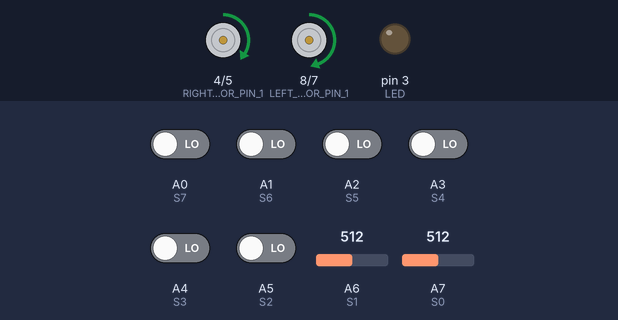
Recording of a program running on a simulated Arduino Nano, built with avr-gcc and run on an emulated ATmega328P. Shown: motor-driver pin pairs drawn as motors (green arrow = first pin HIGH = forward, orange = second pin HIGH = backward, longer = more drive, scaled by the enable pin), output pins drawn as LEDs (lit = HIGH). The test bench sets the inputs (shaded band); at power-on: A0 (S7), A1 (S6), A2 (S5), A3 (S4), A4 (S3), A5 (S2) LOW, A6 (S1) = 512, A7 (S0) = 512.

Above: at 1.2 s.
1.3 s: A6 (S1) set to 266
2.8 s: A6 (S1) set to 235
At 3.6 s:
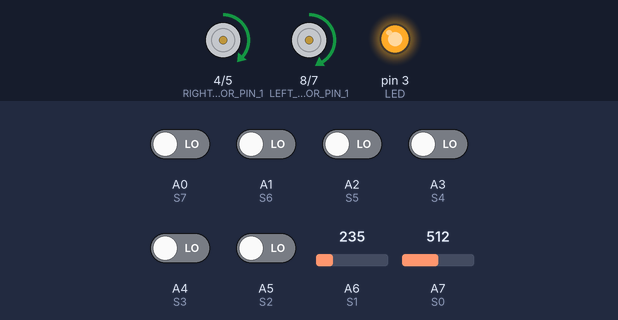
4.3 s: A7 (S0) set to 258
5.8 s: A7 (S0) set to 243
At 6.7 s:
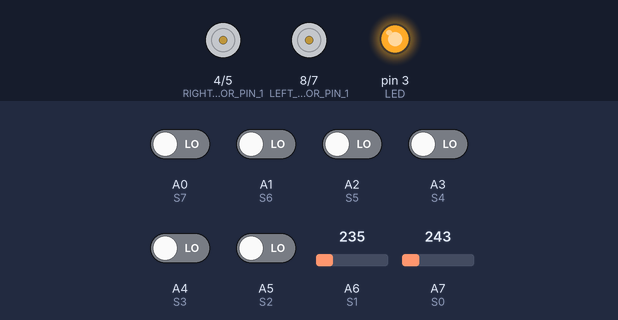
Timing chart, 0 to 8.4 s (numbered marks = the images above; inputs shaded):
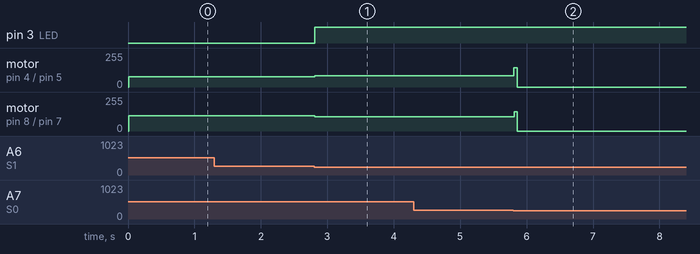

The program:

main.cpp
```cpp
#include <Arduino.h>
#include <stdint.h>
#include "motor_control.h"
#include "Config.h"

// --- Logic Definitions ---
#define WHITE_LINE_BLACK_TRACK 1
#define BLACK_LINE_WHITE_TRACK 0
#define SENSOR_COUNT 8
#define POSITIONAL_WEIGHT_W 100
#define LED 3 // Indicator LED pin

// --- Macros for Sensor Logic ---
#define ALL_SENSORS_DETECT_LINE_COLOR(R) (R == 0b11111111)
#define ALL_SENSORS_OUT_OF_LINE_COLOR(R) (R == 0b00000000)
#define MID_6_SENSORS_DETECT_LINE_COLOR(R) ((R & 0b01111110) == 0b01111110)

// --- Global Variables ---
int Kp = DEFAULT_KP;
int Ki = DEFAULT_KI;
int Kd = DEFAULT_KD;

int P = 0, I = 0, D = 0;
int previousError = 0;
int PID_value = 0;

int TrackType = BLACK_LINE_WHITE_TRACK;

// ================================================================
//               SENSOR PIN CONFIGURATION (READ CAREFULLY)
// ================================================================

/* --- FOR ARDUINO NANO USERS (DEFAULT) ---
   The Nano has 8 Analog pins (A0-A7). We use all of them.
   - S0 -> A7 (Analog Input Only)
   - S1 -> A6 (Analog Input Only)
   - S2-S7 -> A5-A0 (Digital Capable)
*/
int S0 = A7;
int S1 = A6;

/* --- FOR ARDUINO UNO USERS ---
   The Uno ONLY has A0-A5. Pins A6 and A7 DO NOT EXIST.
   You must move S0 and S1 to available Digital Pins.

   RECOMMENDED UNO WIRING:
   - Connect Sensor S0 to Digital Pin 2
   - Connect Sensor S1 to Digital Pin 10

   INSTRUCTIONS:
   1. Comment out the "Nano" lines above (int S0=A7...).
   2. Uncomment the "Uno" lines below:
*/

// int S0 = 2;   // <--- UNCOMMENT FOR UNO (Pin D2)
// int S1 = 10;  // <--- UNCOMMENT FOR UNO (Pin D10)

// ----------------------------------------------------------------

// Remaining sensors (Compatible with both Uno and Nano)
int S2 = A5;
int S3 = A4;
int S4 = A3;
int S5 = A2;
int S6 = A1;
int S7 = A0;

int error = 0;
int error_dir = 0;
int baseMotorSpeed = DEFAULT_MOTOR_SPEED;

// --- Function to read 8 sensors and pack into a byte ---
uint8_t getSensorReadings()
{
  uint8_t sensorData = 0x00;
  int Sen1, Sen2;

  // ==============================================================
  //           SENSOR READING LOGIC (MODIFY FOR UNO)
  // ==============================================================

  // --- OPTION A: ARDUINO NANO (DEFAULT) ---
  // A6 and A7 are Analog-only pins. We must use analogRead().
  // Threshold > 250 converts the analog value to 0 or 1.
  Sen1 = (analogRead(S0) > 250) ? 1 : 0;
  Sen2 = (analogRead(S1) > 250) ? 1 : 0;

  // --- OPTION B: ARDUINO UNO ---
  // IF you switched S0/S1 to Digital Pins above, uncomment these:

  // Sen1 = digitalRead(S0); // <--- UNCOMMENT FOR UNO
  // Sen2 = digitalRead(S1); // <--- UNCOMMENT FOR UNO

  // Note: For digitalRead(), the sensitivity is set by the
  // potentiometer on the sensor module itself, not the code.
  // ==============================================================

  // Read remaining sensors (A0-A5 treated as Digital)
  // Software thresholds are IGNORED here; adjust the sensor pot!
  int Sen3 = digitalRead(S2);
  int Sen4 = digitalRead(S3);
  int Sen5 = digitalRead(S4);
  int Sen6 = digitalRead(S5);
  int Sen7 = digitalRead(S6);
  int Sen8 = digitalRead(S7);

  // Pack bits into a single byte
  sensorData |= ((uint8_t)Sen1 << 7) | ((uint8_t)Sen2 << 6) | ((uint8_t)Sen3 << 5) |
                ((uint8_t)Sen4 << 4) | ((uint8_t)Sen5 << 3) | ((uint8_t)Sen6 << 2) |
                ((uint8_t)Sen7 << 1) | (uint8_t)Sen8;

  // Auto-detect track color
  // Logic simplified: If middle sensors see line, it's White on Black, etc.
  if (sensorData == 0b01100000 || sensorData == 0b01110000 || sensorData == 0b00110000 ||
      sensorData == 0b00111000 || sensorData == 0b00010000 || sensorData == 0b00011000 ||
      sensorData == 0b00011100 || sensorData == 0b00001000 || sensorData == 0b00001100 ||
      sensorData == 0b00001110 || sensorData == 0b00000100 || sensorData == 0b00000110)
  {
      TrackType = WHITE_LINE_BLACK_TRACK;
  }
  else if (sensorData == 0b10011111 || sensorData == 0b10001111 || sensorData == 0b11011111 ||
           sensorData == 0b11001111 || sensorData == 0b11000111 || sensorData == 0b11101111 ||
           sensorData == 0b11100111 || sensorData == 0b11100011 || sensorData == 0b11110111 ||
           sensorData == 0b11110011 || sensorData == 0b11110001 || sensorData == 0b11111011 ||
           sensorData == 0b11111001)
  {
      TrackType = BLACK_LINE_WHITE_TRACK;
  }

  // Invert logic if we are on a black line
  if (TrackType == BLACK_LINE_WHITE_TRACK)
      sensorData ^= 0b11111111;

  return sensorData;
}

// --- Calculate Weighted Error ---
int getCalculatedError(int fallbackError)
{
    uint8_t sensorReading = getSensorReadings();
    int numeratorSum = 0, denominatorSum = 0;

    for (int i = 0; i < SENSOR_COUNT; i++)
    {
        uint8_t sensorValue = ((sensorReading & (1 << (SENSOR_COUNT - 1 - i))) >> (SENSOR_COUNT - 1 - i));
        numeratorSum += (i + 1) * POSITIONAL_WEIGHT_W * (int)sensorValue;
        denominatorSum += sensorValue;
    }

    int error = fallbackError;
    if (denominatorSum != 0)
        error = ((numeratorSum / (denominatorSum * (POSITIONAL_WEIGHT_W/2))) - (SENSOR_COUNT + 1));
    return error;
}

// --- Check if completely lost ---
int isOutOfLine(uint8_t sensorReadings)
{
    // Patterns that indicate we are at least partially on the line
    uint8_t options[] = {
        0b01100000, 0b01110000, 0b00110000, 0b00111000, 0b00011000, 0b00011100,
        0b00001100, 0b00001110, 0b00000110, 0b10011111, 0b10001111, 0b11001111,
        0b11000111, 0b11100111, 0b11100011, 0b11110011, 0b11110001, 0b11111001
    };
    int n = sizeof(options) / sizeof(uint8_t);
    for (int i = 0; i < n; i++) {
        if (sensorReadings == options[i]) return 0; // Found the line
    }
    return 1; // Lost the line
}

void readSensors()
{
    uint8_t sensorData = getSensorReadings();
    error = getCalculatedError(1);

    int s1 = (sensorData & (1 << 7)) >> 7;
    int s8 = (sensorData & (1 << 0)) >> 0;

    if (s1 != s8) error_dir = s1 - s8;

    // Logic for when line is lost (Gap Handling)
    if (ALL_SENSORS_OUT_OF_LINE_COLOR(sensorData))
    {
        if (error_dir < 0) error = OUT_OF_LINE_ERROR_VALUE;
        else if (error_dir > 0) error = -1 * OUT_OF_LINE_ERROR_VALUE;
    }
    // Logic for Intersection (All sensors see line)
    else if (ALL_SENSORS_DETECT_LINE_COLOR(sensorData))
    {
        moveStraight(baseMotorSpeed, baseMotorSpeed);
        delay(STOP_CHECK_DELAY);
        uint8_t sensorDataAgain = getSensorReadings();
        if (ALL_SENSORS_DETECT_LINE_COLOR(sensorDataAgain))
        {
            shortBrake(100);
            stop();
            delay(10000); // Stop at finish line
        }
    }

    if (MID_6_SENSORS_DETECT_LINE_COLOR(sensorData)) digitalWrite(LED, HIGH);
    else digitalWrite(LED, LOW);
}

void calculatePID()
{
    P = error;
    I = (error == 0) ? 0 : I + error;
    I = constrain(I, -200, 200);
    D = error - previousError;

    // Stabilize derivative
    if ((error - previousError) != 0) delay(5);

    PID_value = (Kp * P) + (Ki * I) + (Kd * D);
    PID_value = constrain(PID_value, -200, 200);
    previousError = error;
}

void controlMotors()
{
    // Handle "Out of Line" cases (Rotate to find line)
    if (error == OUT_OF_LINE_ERROR_VALUE)
    {
        #if BRAKING_ENABLED == 1
            shortBrake(BRAKE_DURATION_MILLIS);
        #endif
        uint8_t sensorReadings = getSensorReadings();
        while (isOutOfLine(sensorReadings))
        {
            turnCCW(baseMotorSpeed - LEFT_MOTOR_OFFSET, baseMotorSpeed - RIGHT_MOTOR_OFFSET);
            sensorReadings = getSensorReadings();
        }
        #if GAPS_ENABLED == 1
            error_dir = 0;
        #endif
    }
    else if (error == (-1 * OUT_OF_LINE_ERROR_VALUE))
    {
        #if BRAKING_ENABLED == 1
            shortBrake(BRAKE_DURATION_MILLIS);
        #endif
        uint8_t sensorReadings = getSensorReadings();
        while (isOutOfLine(sensorReadings))
        {
            turnCW(baseMotorSpeed - LEFT_MOTOR_OFFSET, baseMotorSpeed - RIGHT_MOTOR_OFFSET);
            sensorReadings = getSensorReadings();
        }
        #if GAPS_ENABLED == 1
            error_dir = 0;
        #endif
    }
    // Normal PID Following
    else
    {
        int rightMotorSpeed = baseMotorSpeed + PID_value - LEFT_MOTOR_OFFSET;
        int leftMotorSpeed = baseMotorSpeed - PID_value - RIGHT_MOTOR_OFFSET;

        moveStraight(leftMotorSpeed, rightMotorSpeed);
        if (D != 0) delay(DEFAULT_LOOP_DELAY);
    }
}

void setup() {
  Serial.begin(9600);

  // Initialize Pins (Default mode)
  pinMode(S0, INPUT); pinMode(S1, INPUT); pinMode(S2, INPUT); pinMode(S3, INPUT);
  pinMode(S4, INPUT); pinMode(S5, INPUT); pinMode(S6, INPUT); pinMode(S7, INPUT);

  pinMode(LED, OUTPUT);
  motorInit();

  // Enable Motor Driver if using TB6612FNG
  #if USE_STANDBY_PIN == 1
    digitalWrite(STBY, HIGH);
  #endif
}

void loop() {
  readSensors();
  calculatePID();
  controlMotors();
}
```

motor_control.cpp
```cpp
#include "motor_control.h"
#include "Config.h"

void motorInit()
{
  // Set Motor Control Pins as Output
  pinMode(LEFT_MOTOR_PIN_1, OUTPUT);
  pinMode(LEFT_MOTOR_PIN_2, OUTPUT);
  pinMode(RIGHT_MOTOR_PIN_1, OUTPUT);
  pinMode(RIGHT_MOTOR_PIN_2, OUTPUT);

  // Set PWM Pins as Output
  pinMode(LEFT_MOTOR_PWM_PIN, OUTPUT);
  pinMode(RIGHT_MOTOR_PWM_PIN, OUTPUT);

  // Initialize Standby Pin only if the driver needs it (TB6612FNG)
  #if USE_STANDBY_PIN == 1
      pinMode(STBY, OUTPUT);
      digitalWrite(STBY, LOW); // Start Disabled
  #endif

  // Ensure motors are stopped initially
  stop();
}

void moveStraight(int leftMotorSpeed, int rightMotorSpeed)
{
    leftMotorSpeed = constrain(leftMotorSpeed, -255, 255);
    rightMotorSpeed = constrain(rightMotorSpeed, -255, 255);

    // Left Motor Direction
    if(leftMotorSpeed >= 0){
        digitalWrite(LEFT_MOTOR_PIN_1, HIGH);
        digitalWrite(LEFT_MOTOR_PIN_2, LOW);
    } else {
        digitalWrite(LEFT_MOTOR_PIN_2, HIGH);
        digitalWrite(LEFT_MOTOR_PIN_1, LOW);
    }

    // Right Motor Direction
    if(rightMotorSpeed >= 0){
        digitalWrite(RIGHT_MOTOR_PIN_1, HIGH);
        digitalWrite(RIGHT_MOTOR_PIN_2, LOW);
    } else {
        digitalWrite(RIGHT_MOTOR_PIN_2, HIGH);
        digitalWrite(RIGHT_MOTOR_PIN_1, LOW);
    }

    analogWrite(LEFT_MOTOR_PWM_PIN, abs(leftMotorSpeed));
    analogWrite(RIGHT_MOTOR_PWM_PIN, abs(rightMotorSpeed));
}

void turnCCW(int leftMotorSpeed, int rightMotorSpeed)
{
    #if (TURN_SPEED_REDUCTION_ENABLED == 1)
        leftMotorSpeed = (leftMotorSpeed * (100 - TURN_SPEED_REDUCTION_PERCENT)) / 100;
        rightMotorSpeed = (rightMotorSpeed * (100 - TURN_SPEED_REDUCTION_PERCENT)) / 100;
    #endif

    leftMotorSpeed = constrain(leftMotorSpeed, -80, 100);
    rightMotorSpeed = constrain(rightMotorSpeed, 140, 255);

    // Pivot Left (Left motor back, Right motor fwd)
    digitalWrite(LEFT_MOTOR_PIN_1, LOW);
    digitalWrite(LEFT_MOTOR_PIN_2, HIGH);
    digitalWrite(RIGHT_MOTOR_PIN_1, HIGH);
    digitalWrite(RIGHT_MOTOR_PIN_2, LOW);

    analogWrite(LEFT_MOTOR_PWM_PIN, abs(leftMotorSpeed));
    analogWrite(RIGHT_MOTOR_PWM_PIN, abs(rightMotorSpeed));
}

void turnCW(int leftMotorSpeed, int rightMotorSpeed)
{
    #if (TURN_SPEED_REDUCTION_ENABLED == 1)
        leftMotorSpeed = (leftMotorSpeed * (100 - TURN_SPEED_REDUCTION_PERCENT)) / 100;
        rightMotorSpeed = (rightMotorSpeed * (100 - TURN_SPEED_REDUCTION_PERCENT)) / 100;
    #endif

    leftMotorSpeed = constrain(leftMotorSpeed, 140, 255);
    rightMotorSpeed = constrain(rightMotorSpeed, -80, 100);

    // Pivot Right (Left motor fwd, Right motor back)
    digitalWrite(LEFT_MOTOR_PIN_1, HIGH);
    digitalWrite(LEFT_MOTOR_PIN_2, LOW);
    digitalWrite(RIGHT_MOTOR_PIN_1, LOW);
    digitalWrite(RIGHT_MOTOR_PIN_2, HIGH);

    analogWrite(LEFT_MOTOR_PWM_PIN, abs(leftMotorSpeed));
    analogWrite(RIGHT_MOTOR_PWM_PIN, abs(rightMotorSpeed));
}

void shortBrake(int durationMillis)
{
    // Active braking: Set both terminals HIGH and PWM to 0
    analogWrite(LEFT_MOTOR_PWM_PIN, 0);
    analogWrite(RIGHT_MOTOR_PWM_PIN, 0);

    digitalWrite(LEFT_MOTOR_PIN_1, HIGH);
    digitalWrite(RIGHT_MOTOR_PIN_1, HIGH);
    digitalWrite(LEFT_MOTOR_PIN_2, HIGH);
    digitalWrite(RIGHT_MOTOR_PIN_2, HIGH);

    delay(durationMillis);
}

void stop()
{
    digitalWrite(LEFT_MOTOR_PIN_1, LOW);
    digitalWrite(LEFT_MOTOR_PIN_2, LOW);
    digitalWrite(RIGHT_MOTOR_PIN_1, LOW);
    digitalWrite(RIGHT_MOTOR_PIN_2, LOW);

    analogWrite(LEFT_MOTOR_PWM_PIN, 0);
    analogWrite(RIGHT_MOTOR_PWM_PIN, 0);
}
```

motor_control.h
```cpp
#pragma once
#ifndef MOTORCONTROL_H
#define MOTORCONTROL_H

#include <Arduino.h>

// --- Pin Definitions ---
// Standby Pin (Only used if USE_STANDBY_PIN is 1 in Config.h)
#define STBY 6

// Left Motor Pins
#define LEFT_MOTOR_PIN_1 8
#define LEFT_MOTOR_PIN_2 7
#define LEFT_MOTOR_PWM_PIN 9

// Right Motor Pins
#define RIGHT_MOTOR_PIN_1 4
#define RIGHT_MOTOR_PIN_2 5
#define RIGHT_MOTOR_PWM_PIN 11

// --- Function Prototypes ---
void motorInit();
void moveStraight(int leftMotorSpeed, int rightMotorSpeed);
void turnCCW(int leftMotorSpeed, int rightMotorSpeed);
void turnCW(int leftMotorSpeed, int rightMotorSpeed);
void shortBrake(int durationMillis);
void stop();

#endif
```

Config.h
```cpp
#ifndef CONFIG_H
#define CONFIG_H

// ================================================================
//                       HARDWARE SETTINGS
// ================================================================

// --- Motor Driver Type ---
// Set to 1 if using TB6612FNG (Requires Standby Pin to be HIGH).
// Set to 0 if using L298N (No Standby Pin needed).
#define USE_STANDBY_PIN 0

// --- PID Control Constants ---
// Tuned values from your working Arduino sketch
#define DEFAULT_KP 10
#define DEFAULT_KI 0
#define DEFAULT_KD 50

// --- Motor Speed Settings ---
#define DEFAULT_MOTOR_SPEED 146   // Base speed (0-255)
#define LEFT_MOTOR_OFFSET 50      // Deduction to balance left motor
#define RIGHT_MOTOR_OFFSET 50     // Deduction to balance right motor

// --- Turning & Braking ---
#define TURN_SPEED_REDUCTION_ENABLED 1
#define TURN_SPEED_REDUCTION_PERCENT 25 // Slow down by 25% on sharp turns

#define BRAKING_ENABLED 0         // Active braking (set to 1 to enable)
#define BRAKE_DURATION_MILLIS 100

// --- System Timings ---
#define DEFAULT_LOOP_DELAY 6      // Loop stability delay
#define STOP_CHECK_DELAY 50       // Debounce for intersection detection
#define OUT_OF_LINE_ERROR_VALUE 20
#define GAPS_ENABLED 1            // Enable logic to handle gaps in the line

#endif
```

Measured:
- the behaviour switches between 251 and 250 on A6 (S1) (found by bisection; images 0 and 1)
- the behaviour switches between 251 and 250 on A7 (S0) (found by bisection; images 1 and 2)
- after the input at 1.3 s, every drawn part: stays the same
- after the input at 2.8 s, pin 3 (LED): LOW → HIGH at once; motor on pin 4 (RIGHT_MOTOR_PIN_1) / pin 5 (RIGHT_MOTOR_PIN_2): forward 76/255 → forward 86/255 at once; motor on pin 8 (LEFT_MOTOR_PIN_1) / pin 7 (LEFT_MOTOR_PIN_2): forward 116/255 → forward 106/255 at once
- after the input at 4.3 s, every drawn part: stays the same
- after the input at 5.8 s, motor on pin 4 (RIGHT_MOTOR_PIN_1) / pin 5 (RIGHT_MOTOR_PIN_2): forward 86/255 → stopped at once; motor on pin 8 (LEFT_MOTOR_PIN_1) / pin 7 (LEFT_MOTOR_PIN_2): forward 106/255 → stopped at once
